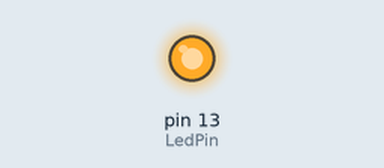
Simulated run of this sketch. Board: Arduino Uno, built with avr-gcc and run on an emulated ATmega328P. Parts: output pins drawn as LEDs (lit = HIGH).

Above: at 0.1 s.
At 27.6 s:
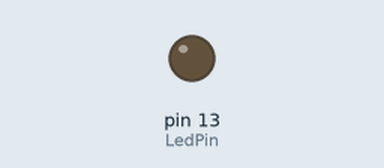
Timing chart, 0 to 40.0 s (numbered marks = the images above):
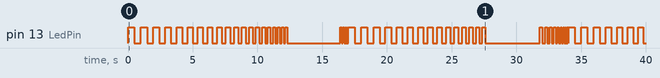

The sketch:

Blink_function_pack_.ino
```cpp
int LedPin = 13;
int delayTime = 100;
void setup() {
  // put your setup code here, to run once:
  pinMode(LedPin,OUTPUT);
}
void flash(int delayTime)
{
  digitalWrite(LedPin,HIGH);
  delay(delayTime);
  digitalWrite(LedPin,LOW);
  delay(delayTime);
}
int i;
int delayTime2 = 500;
void loop() {
  // put your main code here, to run repeatedly:
  flash(delayTime2);
  i++;
  delayTime2 -= 20;
  if(i%20==0)
    delay(4000);
  if(delayTime2==0)
    delayTime2 = 500;
}
```

Measured:
- by itself, pin 13 (LedPin): LOW → HIGH at 0.00 s, → LOW 0.50 s later, → HIGH 0.50 s later, → LOW 0.48 s later, … (114 changes in this stretch)
